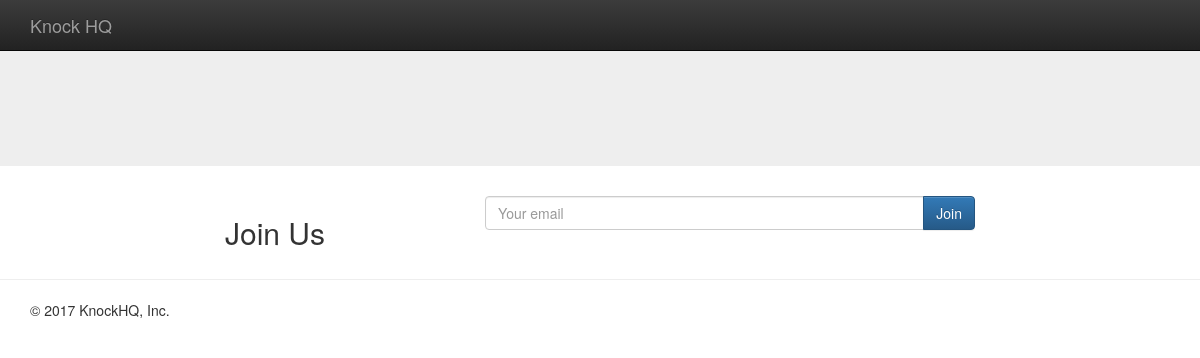
/, run on an earlier commit of the app's database.
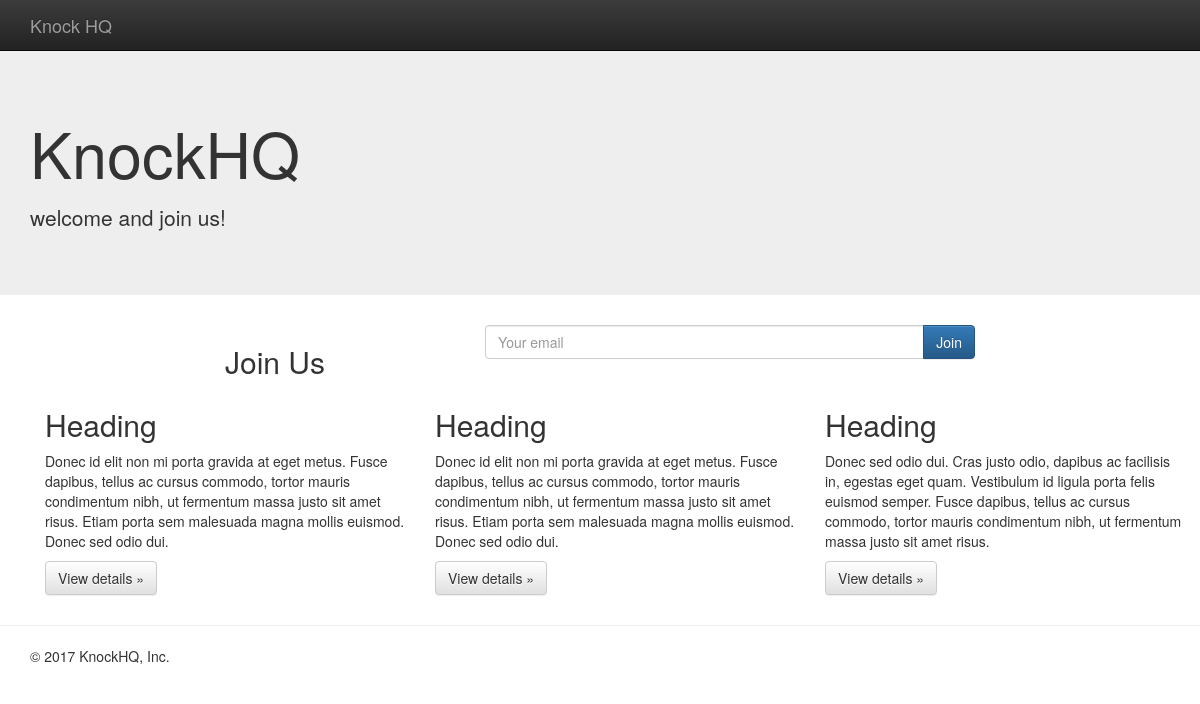
And on a later commit of the database.
### pages/models.py (models this page shows, shortened)
class Page(models.Model):
    title = models.CharField(max_length=220)
    title_description = models.TextField(blank=True, null=True)
    title_btn = models.CharField(max_length=50, default='Join')
    title_btn_url = models.CharField(max_length=50, blank=True, null=True)
    content = models.TextField(blank=True, null=True)

### pages/views.py (the view, shortened to what this page needs)
# urls.py: url(r'^$', HomeView.as_view(), name='home'),
class HomeView(SuccessMessageMixin, CreateView):
    template_name = 'pages/home.html'
    form_class = JoinForm
    success_url = '/'
    def get_context_data(self, *args, **kwargs):
        context = super(HomeView, self).get_context_data(*args, **kwargs)
        context['page_obj'] = Page.objects.all().first()  # order_by("?").first()
        return context

### newsletter/forms.py (shortened to what this page needs)
class JoinForm(forms.ModelForm):
    email = forms.EmailField(
        label='', widget=forms.EmailInput(
            attrs={
                'placeholder': 'Your email',
                'class': 'form-control'
            }
        )
    )
    class Meta:
        model = Join
        fields = ['email']

### pages/templates/pages/home.html (shortened to what this page needs)
{% extends "base.html" %}
{% block content %}
    <nav class="navbar navbar-inverse navbar-fixed-top">
        <div class="container">
            <div class="navbar-header">
                <a class="navbar-brand" href="#">Knock HQ</a>
            </div>
            <div id="navbar" class="navbar-collapse collapse">
            </div>
        </div>
    </nav>
    <div class="jumbotron">
        <div class="container">
            <h1>{{ page_obj.title }}</h1>
            <p>{{ page_obj.title_description|linebreaks }}</p>
        </div>
    </div>
    <div class="container">
        <div class="row">
            <div class="col-sm-8 col-sm-offset-2">
                <div class="row">
                    <div class="col-xs-4">
                        <h2>Join Us</h2>
                    </div>
                    <div class="col-xs-8">
                        {% include 'pages/snippet/join-form.html' with form=form %}
                    </div>
                </div>
            </div>
        </div>
        <div class="container">
            {{ page_obj.content|safe }}
        </div>
    </div>
        <hr>
    <div class="container">
        <footer>
            <p>&copy; 2017 KnockHQ, Inc.</p>
        </footer>
    </div>
{% endblock %}

### templates/base.html (shortened to what this page needs)
<!DOCTYPE html>
<html lang="en">
    <head>
        {% load staticfiles %}
        <link rel="stylesheet" href="https://maxcdn.bootstrapcdn.com/bootstrap/3.3.7/css/bootstrap.min.css">
        <link rel="stylesheet" href="https://maxcdn.bootstrapcdn.com/bootstrap/3.3.7/css/bootstrap-theme.min.css">
        <link rel="stylesheet" href="{% static 'css/main.css' %}">
    </head>
    <body>
        {% block content %}
        {% endblock %}
    </body>
</html>

### pages/templates/pages/snippet/join-form.html (shortened to what this page needs)
<form method="post" action="">{% csrf_token %}
    {% for field in form %}
        <div class="input-group">
            {{ field }}
            <span class="input-group-btn">
                <input type="submit" value="Join" class="btn btn-primary">
            </span>
        </div>
    {% endfor %}
</form>

### static/css/main.css (style rules this page uses)
body { padding-top: 50px; padding-bottom: 20px; }

What changed in the data, as far as the page shows it:
added Page: title "KnockHQ", title_description "welcome and join us!", content "Heading Donec id elit non mi porta gravida at eget metus. Fusce dapibus, tellus ac cursus commodo, tortor mauris condimentum nibh, ut fermentum massa justo sit amet risus. Etiam porta sem malesuada magna mollis euismod. Donec sed odio dui. View details » Heading Donec id elit non mi porta gravida at eget metus. Fusce dapibus, tellus ac cursus commodo, tortor mauris condimentum nibh, ut fermentum massa justo sit amet risus. Etiam porta sem malesuada magna mollis euismod. Donec sed odio dui. View details » Heading Donec sed odio dui. Cras justo odio, dapibus ac facilisis in, egestas eget quam. Vestibulum id ligula porta felis euismod semper. Fusce dapibus, tellus ac cursus commodo, tortor…"
